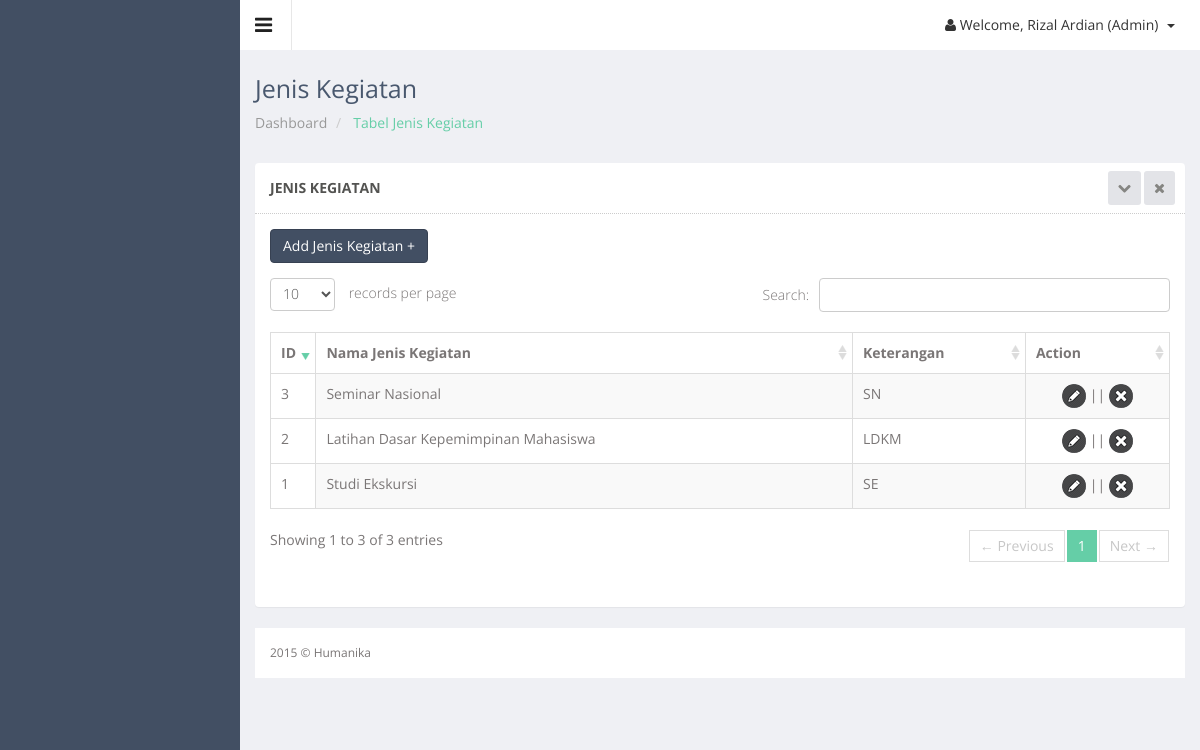
/admin/keg_jenis.php (signed in), run on the app's committed database.
### tables this page shows
CREATE TABLE IF NOT EXISTS `keg_jenis` (
  `id_keg` int(11) NOT NULL AUTO_INCREMENT,
  `nama_kegiatan` varchar(50) NOT NULL,
  `ket` varchar(50) NOT NULL,
  PRIMARY KEY (`id_keg`)
);

### controller/koneksi.php (called while the page is built, shortened)
<?php
class Database {
    private static $dbName = 'humanika' ;
    private static $dbHost = 'localhost' ;
    private static $dbUsername = 'root';
    private static $dbUserPassword = 'rizalex';
    private static $con = null;
    public static function connect() {
        if ( null == self::$con ) {
            try {
                self::$con =  new PDO( "mysql:host=".self::$dbHost.";"."dbname=".self::$dbName,
                        self::$dbUsername, self::$dbUserPassword);
            }
            catch(PDOException $e) {
                die($e->getMessage());
            }
        }
        return self::$con;
    }
}
?>

### controller/keg-control.php (called while the page is built, shortened)
<?php
include_once 'koneksi.php';
class JenisController {
    private $koneksi;
    public function __construct() {
        $this->koneksi = Database::connect();
    }
    public function DaftarKegjen() {
        try {
            $sst = $this->koneksi->prepare("SELECT * FROM `keg_jenis`");
            $sst->execute();
            return $r = $sst->fetchAll(PDO::FETCH_OBJ);
            $this->koneksi = Database::disconnect();
        } catch (PDOException $exc) {
            echo $exc->getMessage();
        }
    }
}
?>

### admin/keg_jenis.php (the view, shortened to what this page needs)
<!DOCTYPE html>
<html lang="en">
<head>
  <link href="../js/advanced-datatable/css/demo_page.css" rel="stylesheet" />
  <link href="../js/advanced-datatable/css/demo_table.css" rel="stylesheet" />
  <link rel="stylesheet" href="../js/data-tables/DT_bootstrap.css" />
  <link href="../css/style.css" rel="stylesheet">
  <link href="../css/style-responsive.css" rel="stylesheet">
</head>
<body class="sticky-header">
<section>
    <div class="main-content" >
        <div class="header-section">
        <a class="toggle-btn"><i class="fa fa-bars"></i></a>
        <div class="menu-right">
            <ul class="notification-menu">
                <li>
                    <a href="#" class="btn btn-default dropdown-toggle" data-toggle="dropdown">
                        <i class="fa fa-user"></i>
                        Welcome, <?php
                            if(($_SESSION['lvl_user']==1)) {
                                echo $_SESSION['nm_user'];
                            }
                            ?> (Admin)
                        <span class="caret"></span>
                    </a>
                </li>
            </ul>
        </div>
        </div>
        <div class="page-heading">
            <h3>
                Jenis Kegiatan
            </h3>
            <ul class="breadcrumb">
                <li>
                    <a href="index.php">Dashboard</a>
                </li>
                <li class="active"> Tabel Jenis Kegiatan</li>
            </ul>
        </div>
        <div class="wrapper">
        <div class="row">
        <div class="col-sm-12">
        <section class="panel">
        <header class="panel-heading">
            Jenis Kegiatan
            <span class="tools pull-right">
                <a href="javascript:;" class="fa fa-chevron-down"></a>
                <a href="javascript:;" class="fa fa-times"></a>
             </span>
        </header>
        <div class="panel-body">
		<a href="kegjen_add.php"><button class="btn btn-primary" type="button">Add Jenis Kegiatan +</button></a>
        <div class="adv-table">
        <table  class="display table table-bordered table-striped" id="dynamic-table">
        <thead>
        <tr>
            <th>ID</th>
            <th>Nama Jenis Kegiatan</th>
			<th>Keterangan</th>
            <th class="center hidden-phone">Action</th>
        </tr>
        </thead>
		<?php
			include_once '../controller/keg-control.php';
			$client = new JenisController();
			$hasil = $client->DaftarKegjen();
		?>
        <tbody>
		 <?php
        foreach($hasil as $jen){
        echo "
        <tr class='gradeX'>
            <td>$jen->id_keg</td>
			<td>$jen->nama_kegiatan</td>
			<td>$jen->ket</td>
            <td class='center hidden-phone'>
				<a href='kegjen_edit.php?id=$jen->id_keg'><img src='../images/edit.png'></a> ||
				<a href='kegjen_hapus.php?id=$jen->id_keg'><img src='../images/delete.png'></a></td>
        </tr>";
		}?>
        </tbody>
        </table>
        </div>
        </div>
        </section>
        </div>
        </div>
        <footer>
            2015 &copy; Humanika
        </footer>
    </div>
</section>
</body>
</html>

### js/advanced-datatable/css/demo_table.css (style rules this page uses)
table.display { margin: 0 auto; clear: both; width: 100%; }
table.display thead th { padding: 3px 18px 3px 10px; border-bottom: 1px solid black; font-weight: bold; cursor: pointer; * cursor: hand; }
table.display td { padding: 3px 10px; }
table.display td.center { text-align: center; }
.sorting_desc { background: url('../images/sort_desc.png') no-repeat center right; }
.sorting { background: url('../images/sort_both.png') no-repeat center right; }
table.display tr.odd.gradeX { background-color: #ffdddd; }
table.display tr.even.gradeX { background-color: #ffeeee; }
tr.odd { background-color: #E2E4FF; }
tr.even { background-color: white; }
tr.odd td.sorting_1 { background-color: #D3D6FF; }
tr.even td.sorting_1 { background-color: #EAEBFF; }
tr.odd.gradeX td.sorting_1 { background-color: #ffc4c4; }
tr.even.gradeX td.sorting_1 { background-color: #ffd5d5; }
table.display tr.gradeX { background-color: #ffdddd; }

### data on the page
keg_jenis: id_keg "1", nama_kegiatan "Studi Ekskursi", ket "SE"
keg_jenis: id_keg "2", nama_kegiatan "Latihan Dasar Kepemimpinan Mahasiswa", ket "LDKM"
keg_jenis: id_keg "3", nama_kegiatan "Seminar Nasional", ket "SN"

### other printed values
$_SESSION['nm_user'] "Rizal Ardian"
